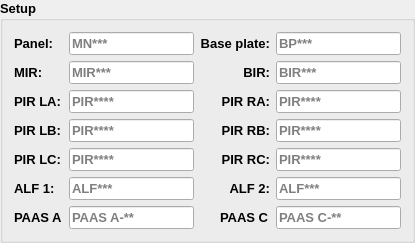
                   <widget class="QGroupBox" name="setup_box">
                    <property name="palette">
                     <palette>
                      <active/>
                      <inactive/>
                      <disabled/>
                     </palette>
                    </property>
                    <property name="font">
                     <font>
                      <pointsize>10</pointsize>
                      <weight>75</weight>
                      <bold>true</bold>
                     </font>
                    </property>
                    <property name="title">
                     <string>Setup</string>
                    </property>
                    <layout class="QGridLayout" name="gridLayout_2">
                     <item row="4" column="1">
                      <widget class="QLineEdit" name="pirInputLB">
                       <property name="palette">
                        <palette>
                         <active/>
                         <inactive/>
                         <disabled/>
                        </palette>
                       </property>
                       <property name="text">
                        <string/>
                       </property>
                       <property name="maxLength">
                        <number>7</number>
                       </property>
                       <property name="placeholderText">
                        <string>PIR****</string>
                       </property>
                      </widget>
                     </item>
                     <item row="5" column="2">
                      <widget class="QLabel" name="label_140">
                       <property name="palette">
                        <palette>
                         <active/>
                         <inactive/>
                         <disabled/>
                        </palette>
                       </property>
                       <property name="text">
                        <string>PIR RC:</string>
                       </property>
                       <property name="alignment">
                        <set>Qt::AlignRight|Qt::AlignTrailing|Qt::AlignVCenter</set>
                       </property>
                      </widget>
                     </item>
                     <item row="3" column="0">
                      <widget class="QLabel" name="label_17">
                       <property name="palette">
                        <palette>
                         <active/>
                         <inactive/>
                         <disabled/>
                        </palette>
                       </property>
                       <property name="text">
                        <string>PIR LA:</string>
                       </property>
                      </widget>
                     </item>
                     <item row="2" column="1">
                      <widget class="QLineEdit" name="mirInput">
                       <property name="palette">
                        <palette>
                         <active/>
                         <inactive/>
                         <disabled/>
                        </palette>
                       </property>
                       <property name="text">
                        <string/>
                       </property>
                       <property name="maxLength">
                        <number>6</number>
                       </property>
                       <property name="placeholderText">
                        <string>MIR***</string>
                       </property>
                      </widget>
                     </item>
                     <item row="5" column="1">
                      <widget class="QLineEdit" name="pirInputLC">
                       <property name="palette">
                        <palette>
                         <active/>
                         <inactive/>
                         <disabled/>
                        </palette>
                       </property>
                       <property name="text">
                        <string/>
                       </property>
                       <property name="maxLength">
                        <number>7</number>
                       </property>
                       <property name="placeholderText">
                        <string>PIR****</string>
                       </property>
                      </widget>
                     </item>
                     <item row="4" column="0">
                      <widget class="QLabel" name="label_138">
                       <property name="palette">
                        <palette>
                         <active/>
                         <inactive/>
                         <disabled/>
                        </palette>
                       </property>
                       <property name="text">
                        <string>PIR LB:</string>
                       </property>
                      </widget>
                     </item>
                     <item row="6" column="0">
                      <widget class="QLabel" name="label_128">
                       <property name="palette">
                        <palette>
                         <active/>
                         <inactive/>
                         <disabled/>
                        </palette>
                       </property>
                       <property name="text">
                        <string>ALF 1:</string>
                       </property>
                      </widget>
                     </item>
                     <item row="3" column="1">
                      <widget class="QLineEdit" name="pirInputLA">
                       <property name="palette">
                        <palette>
                         <active/>
                         <inactive/>
                         <disabled/>
                        </palette>
                       </property>
                       <property name="text">
                        <string/>
                       </property>
                       <property name="maxLength">
                        <number>7</number>
                       </property>
                       <property name="placeholderText">
                        <string>PIR****</string>
                       </property>
                      </widget>
                     </item>
                     <item row="1" column="0">
                      <widget class="QLabel" name="label_9">
                       <property name="palette">
                        <palette>
                         <active/>
                         <inactive/>
                         <disabled/>
                        </palette>
                       </property>
                       <property name="text">
                        <string>Panel:</string>
                       </property>
                      </widget>
                     </item>
                     <item row="5" column="3">
                      <widget class="QLineEdit" name="pirInputRC">
                       <property name="palette">
                        <palette>
                         <active/>
                         <inactive/>
                         <disabled/>
                        </palette>
                       </property>
                       <property name="text">
                        <string/>
                       </property>
                       <property name="maxLength">
                        <number>7</number>
                       </property>
                       <property name="placeholderText">
                        <string>PIR****</string>
                       </property>
                      </widget>
                     </item>
                     <item row="6" column="1">
                      <widget class="QLineEdit" name="alfInput">
                       <property name="palette">
                        <palette>
                         <active/>
                         <inactive/>
                         <disabled/>
                        </palette>
                       </property>
                       <property name="text">
                        <string/>
                       </property>
                       <property name="maxLength">
                        <number>6</number>
                       </property>
                       <property name="placeholderText">
                        <string>ALF***</string>
                       </property>
                      </widget>
                     </item>
                     <item row="3" column="2">
                      <widget class="QLabel" name="label_26">
                       <property name="palette">
                        <palette>
                         <active/>
                         <inactive/>
                         <disabled/>
                        </palette>
                       </property>
                       <property name="text">
                        <string>PIR RA:</string>
                       </property>
                       <property name="alignment">
                        <set>Qt::AlignRight|Qt::AlignTrailing|Qt::AlignVCenter</set>
                       </property>
                      </widget>
                     </item>
                     <item row="6" column="2">
                      <widget class="QLabel" name="label_133">
                       <property name="palette">
                        <palette>
                         <active/>
                         <inactive/>
                         <disabled/>
                        </palette>
                       </property>
                       <property name="text">
                        <string>ALF 2:</string>
                       </property>
                       <property name="alignment">
                        <set>Qt::AlignRight|Qt::AlignTrailing|Qt::AlignVCenter</set>
                       </property>
                      </widget>
                     </item>
                     <item row="1" column="2">
                      <widget class="QLabel" name="label_14">
                       <property name="palette">
                        <palette>
                         <active/>
                         <inactive/>
                         <disabled/>
                        </palette>
                       </property>
                       <property name="text">
                        <string>Base plate:</string>
                       </property>
                       <property name="alignment">
                        <set>Qt::AlignRight|Qt::AlignTrailing|Qt::AlignVCenter</set>
                       </property>
                      </widget>
                     </item>
                     <item row="2" column="3">
                      <widget class="QLineEdit" name="birInput">
                       <property name="palette">
                        <palette>
                         <active/>
                         <inactive/>
                         <disabled/>
                        </palette>
                       </property>
                       <property name="text">
                        <string/>
                       </property>
                       <property name="maxLength">
                        <number>6</number>
                       </property>
                       <property name="placeholderText">
                        <string>BIR***</string>
                       </property>
                      </widget>
                     </item>
                     <item row="6" column="3">
                      <widget class="QLineEdit" name="alfInput_2">
                       <property name="palette">
                        <palette>
                         <active/>
                         <inactive/>
                         <disabled/>
                        </palette>
                       </property>
                       <property name="text">
                        <string/>
                       </property>
                       <property name="maxLength">
                        <number>6</number>
                       </property>
                       <property name="placeholderText">
                        <string>ALF***</string>
                       </property>
                      </widget>
                     </item>
                     <item row="2" column="0">
                      <widget class="QLabel" name="label_18">
                       <property name="palette">
                        <palette>
                         <active/>
                         <inactive/>
                         <disabled/>
                        </palette>
                       </property>
                       <property name="text">
                        <string>MIR:</string>
                       </property>
                      </widget>
                     </item>
                     <item row="5" column="0">
                      <widget class="QLabel" name="label_139">
                       <property name="palette">
                        <palette>
                         <active/>
                         <inactive/>
                         <disabled/>
                        </palette>
                       </property>
                       <property name="text">
                        <string>PIR LC:</string>
                       </property>
                      </widget>
                     </item>
                     <item row="2" column="2">
                      <widget class="QLabel" name="label_13">
                       <property name="palette">
                        <palette>
                         <active/>
                         <inactive/>
                         <disabled/>
                        </palette>
                       </property>
                       <property name="text">
                        <string>BIR:</string>
                       </property>
                       <property name="alignment">
                        <set>Qt::AlignRight|Qt::AlignTrailing|Qt::AlignVCenter</set>
                       </property>
                      </widget>
                     </item>
                     <item row="1" column="3">
                      <widget class="QLineEdit" name="baseInput1">
                       <property name="palette">
                        <palette>
                         <active/>
                         <inactive/>
                         <disabled/>
                        </palette>
                       </property>
                       <property name="text">
                        <string/>
                       </property>
                       <property name="maxLength">
                        <number>5</number>
                       </property>
                       <property name="placeholderText">
                        <string>BP***</string>
                       </property>
                      </widget>
                     </item>
                     <item row="4" column="3">
                      <widget class="QLineEdit" name="pirInputRB">
                       <property name="palette">
                        <palette>
                         <active/>
                         <inactive/>
                         <disabled/>
                        </palette>
                       </property>
                       <property name="text">
                        <string/>
                       </property>
                       <property name="maxLength">
                        <number>7</number>
                       </property>
                       <property name="placeholderText">
                        <string>PIR****</string>
                       </property>
                      </widget>
                     </item>
                     <item row="1" column="1">
                      <widget class="QLineEdit" name="panelInput1">
                       <property name="palette">
                        <palette>
                         <active/>
                         <inactive/>
                         <disabled/>
                        </palette>
                       </property>
                       <property name="text">
                        <string/>
                       </property>
                       <property name="maxLength">
                        <number>5</number>
                       </property>
                       <property name="placeholderText">
                        <string>MN***</string>
                       </property>
                      </widget>
                     </item>
                     <item row="4" column="2">
                      <widget class="QLabel" name="label_141">
                       <property name="palette">
                        <palette>
                         <active/>
                         <inactive/>
                         <disabled/>
                        </palette>
                       </property>
                       <property name="text">
                        <string>PIR RB:</string>
                       </property>
                       <property name="alignment">
                        <set>Qt::AlignRight|Qt::AlignTrailing|Qt::AlignVCenter</set>
                       </property>
                      </widget>
                     </item>
                     <item row="3" column="3">
                      <widget class="QLineEdit" name="pirInputRA">
                       <property name="palette">
                        <palette>
                         <active/>
                         <inactive/>
                         <disabled/>
                        </palette>
                       </property>
                       <property name="text">
                        <string/>
                       </property>
                       <property name="maxLength">
                        <number>7</number>
                       </property>
                       <property name="placeholderText">
                        <string>PIR****</string>
                       </property>
                      </widget>
                     </item>
                     <item row="7" column="0">
                      <widget class="QLabel" name="label_20">
                       <property name="text">
                        <string>PAAS A</string>
                       </property>
                      </widget>
                     </item>
                     <item row="7" column="2" alignment="Qt::AlignRight">
                      <widget class="QLabel" name="label_21">
                       <property name="text">
                        <string>PAAS C</string>
                       </property>
                      </widget>
                     </item>
                     <item row="7" column="1">
                      <widget class="QLineEdit" name="paasAInput">
                       <property name="maxLength">
                        <number>9</number>
                       </property>
                       <property name="placeholderText">
                        <string>PAAS A-**</string>
                       </property>
                      </widget>
                     </item>
                     <item row="7" column="3">
                      <widget class="QLineEdit" name="paasCInput">
                       <property name="maxLength">
                        <number>9</number>
                       </property>
                       <property name="placeholderText">
                        <string>PAAS C-**</string>
                       </property>
                      </widget>
                     </item>
                    </layout>
                   </widget>
